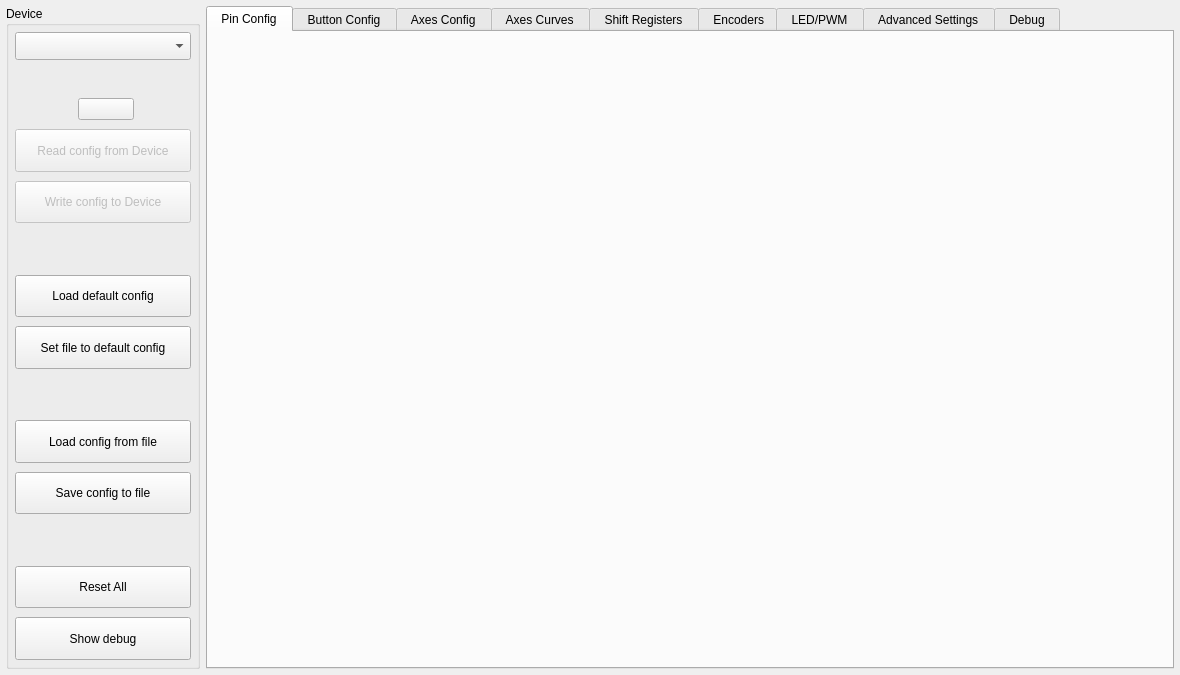
<?xml version="1.0" encoding="UTF-8"?>
<ui version="4.0">
 <class>MainWindow</class>
 <widget class="QMainWindow" name="MainWindow">
  <property name="geometry">
   <rect>
    <x>0</x>
    <y>0</y>
    <width>1180</width>
    <height>675</height>
   </rect>
  </property>
  <property name="minimumSize">
   <size>
    <width>900</width>
    <height>515</height>
   </size>
  </property>
  <property name="windowTitle">
   <string notr="true">FreeJoy QtConfigurator</string>
  </property>
  <widget class="QWidget" name="centralwidget">
   <layout class="QGridLayout" name="layoutG_MainLayout" rowstretch="10,1" columnstretch="1,5">
    <property name="leftMargin">
     <number>6</number>
    </property>
    <property name="topMargin">
     <number>6</number>
    </property>
    <property name="rightMargin">
     <number>6</number>
    </property>
    <property name="bottomMargin">
     <number>6</number>
    </property>
    <item row="1" column="0" colspan="2">
     <layout class="QVBoxLayout" name="layoutV_DebugWindow">
      <property name="spacing">
       <number>0</number>
      </property>
     </layout>
    </item>
    <item row="0" column="1">
     <widget class="QTabWidget" name="tabWidget">
      <property name="baseSize">
       <size>
        <width>0</width>
        <height>0</height>
       </size>
      </property>
      <property name="currentIndex">
       <number>0</number>
      </property>
      <widget class="QWidget" name="tab_PinConfig">
       <attribute name="title">
        <string> Pin Config </string>
       </attribute>
       <layout class="QVBoxLayout" name="layoutV_tabPinConfig">
        <property name="leftMargin">
         <number>0</number>
        </property>
        <property name="topMargin">
         <number>6</number>
        </property>
        <property name="rightMargin">
         <number>0</number>
        </property>
        <property name="bottomMargin">
         <number>0</number>
        </property>
       </layout>
      </widget>
      <widget class="QWidget" name="tab_ButtonConfig">
       <attribute name="title">
        <string> Button Config </string>
       </attribute>
       <layout class="QVBoxLayout" name="layoutV_tabButtonConfig">
        <property name="leftMargin">
         <number>0</number>
        </property>
        <property name="topMargin">
         <number>6</number>
        </property>
        <property name="rightMargin">
         <number>0</number>
        </property>
        <property name="bottomMargin">
         <number>0</number>
        </property>
       </layout>
      </widget>
      <widget class="QWidget" name="tab_AxesConfig">
       <attribute name="title">
        <string> Axes Config </string>
       </attribute>
       <layout class="QVBoxLayout" name="layoutV_tabAxesConfig">
        <property name="spacing">
         <number>0</number>
        </property>
        <property name="leftMargin">
         <number>0</number>
        </property>
        <property name="topMargin">
         <number>6</number>
        </property>
        <property name="rightMargin">
         <number>0</number>
        </property>
        <property name="bottomMargin">
         <number>0</number>
        </property>
       </layout>
      </widget>
      <widget class="QWidget" name="tab_AxesCurves">
       <attribute name="title">
        <string> Axes Curves </string>
       </attribute>
       <layout class="QVBoxLayout" name="layoutV_tabAxesCurvesConfig">
        <property name="spacing">
         <number>0</number>
        </property>
        <property name="leftMargin">
         <number>0</number>
        </property>
        <property name="topMargin">
         <number>6</number>
        </property>
        <property name="rightMargin">
         <number>0</number>
        </property>
        <property name="bottomMargin">
         <number>0</number>
        </property>
       </layout>
      </widget>
      <widget class="QWidget" name="tab_ShiftRegisters">
       <attribute name="title">
        <string> Shift Registers </string>
       </attribute>
       <layout class="QVBoxLayout" name="layoutV_tabShiftRegistersConfig">
        <property name="spacing">
         <number>0</number>
        </property>
        <property name="leftMargin">
         <number>0</number>
        </property>
        <property name="topMargin">
         <number>6</number>
        </property>
        <property name="rightMargin">
         <number>0</number>
        </property>
        <property name="bottomMargin">
         <number>0</number>
        </property>
       </layout>
      </widget>
      <widget class="QWidget" name="tab_Encoders">
       <attribute name="title">
        <string> Encoders</string>
       </attribute>
       <layout class="QVBoxLayout" name="layoutV_tabEncodersConfig">
        <property name="spacing">
         <number>0</number>
        </property>
        <property name="leftMargin">
         <number>0</number>
        </property>
        <property name="topMargin">
         <number>6</number>
        </property>
        <property name="rightMargin">
         <number>0</number>
        </property>
        <property name="bottomMargin">
         <number>0</number>
        </property>
       </layout>
      </widget>
      <widget class="QWidget" name="tab_LED">
       <attribute name="title">
        <string> LED/PWM </string>
       </attribute>
       <layout class="QVBoxLayout" name="layoutV_tabLedConfig">
        <property name="spacing">
         <number>0</number>
        </property>
        <property name="leftMargin">
         <number>0</number>
        </property>
        <property name="topMargin">
         <number>6</number>
        </property>
        <property name="rightMargin">
         <number>0</number>
        </property>
        <property name="bottomMargin">
         <number>0</number>
        </property>
       </layout>
      </widget>
      <widget class="QWidget" name="tab_AdvancedSettings">
       <attribute name="title">
        <string> Advanced Settings </string>
       </attribute>
       <layout class="QVBoxLayout" name="layoutV_tabAdvSettings">
        <property name="spacing">
         <number>0</number>
        </property>
        <property name="leftMargin">
         <number>0</number>
        </property>
        <property name="topMargin">
         <number>6</number>
        </property>
        <property name="rightMargin">
         <number>0</number>
        </property>
        <property name="bottomMargin">
         <number>0</number>
        </property>
       </layout>
      </widget>
      <widget class="QWidget" name="tab_Debug">
       <attribute name="title">
        <string> Debug </string>
       </attribute>
       <widget class="QPushButton" name="pushButton_TestButton">
        <property name="geometry">
         <rect>
          <x>10</x>
          <y>10</y>
          <width>71</width>
          <height>31</height>
         </rect>
        </property>
        <property name="text">
         <string notr="true">1</string>
        </property>
       </widget>
       <widget class="QPushButton" name="pushButton_TestButton_2">
        <property name="geometry">
         <rect>
          <x>10</x>
          <y>50</y>
          <width>71</width>
          <height>31</height>
         </rect>
        </property>
        <property name="text">
         <string>2</string>
        </property>
       </widget>
      </widget>
     </widget>
    </item>
    <item row="0" column="0">
     <widget class="QGroupBox" name="groupBox_4">
      <property name="minimumSize">
       <size>
        <width>0</width>
        <height>0</height>
       </size>
      </property>
      <property name="title">
       <string>Device</string>
      </property>
      <layout class="QGridLayout" name="gridLayout_7" rowstretch="0,0,0,0,0,0,0,0,0,0,0,0,0,0,0" columnstretch="0,0">
       <property name="leftMargin">
        <number>6</number>
       </property>
       <property name="topMargin">
        <number>6</number>
       </property>
       <property name="rightMargin">
        <number>6</number>
       </property>
       <property name="bottomMargin">
        <number>6</number>
       </property>
       <property name="horizontalSpacing">
        <number>6</number>
       </property>
       <property name="verticalSpacing">
        <number>9</number>
       </property>
       <item row="9" column="0" colspan="2">
        <widget class="QPushButton" name="pushButton_LoadFromFile">
         <property name="sizePolicy">
          <sizepolicy hsizetype="Minimum" vsizetype="Expanding">
           <horstretch>0</horstretch>
           <verstretch>0</verstretch>
          </sizepolicy>
         </property>
         <property name="minimumSize">
          <size>
           <width>165</width>
           <height>37</height>
          </size>
         </property>
         <property name="styleSheet">
          <string notr="true">height: 30px;</string>
         </property>
         <property name="text">
          <string>Load config from file</string>
         </property>
        </widget>
       </item>
       <item row="1" column="0" colspan="2">
        <widget class="QLabel" name="label_DeviceStatus">
         <property name="minimumSize">
          <size>
           <width>0</width>
           <height>20</height>
          </size>
         </property>
         <property name="styleSheet">
          <string notr="true"/>
         </property>
         <property name="text">
          <string/>
         </property>
         <property name="alignment">
          <set>Qt::AlignCenter</set>
         </property>
        </widget>
       </item>
       <item row="8" column="1">
        <spacer name="verticalSpacer_3">
         <property name="orientation">
          <enum>Qt::Vertical</enum>
         </property>
         <property name="sizeHint" stdset="0">
          <size>
           <width>20</width>
           <height>40</height>
          </size>
         </property>
        </spacer>
       </item>
       <item row="11" column="0" colspan="2">
        <widget class="QPushButton" name="pushButton_SaveToFile">
         <property name="sizePolicy">
          <sizepolicy hsizetype="Minimum" vsizetype="Expanding">
           <horstretch>0</horstretch>
           <verstretch>0</verstretch>
          </sizepolicy>
         </property>
         <property name="minimumSize">
          <size>
           <width>165</width>
           <height>37</height>
          </size>
         </property>
         <property name="styleSheet">
          <string notr="true">height: 30px;</string>
         </property>
         <property name="text">
          <string>Save config to file</string>
         </property>
        </widget>
       </item>
       <item row="13" column="0" colspan="2">
        <widget class="QPushButton" name="pushButton_ResetAllPins">
         <property name="sizePolicy">
          <sizepolicy hsizetype="Minimum" vsizetype="Expanding">
           <horstretch>0</horstretch>
           <verstretch>0</verstretch>
          </sizepolicy>
         </property>
         <property name="minimumSize">
          <size>
           <width>165</width>
           <height>37</height>
          </size>
         </property>
         <property name="styleSheet">
          <string notr="true">height: 30px;</string>
         </property>
         <property name="text">
          <string>Reset All</string>
         </property>
        </widget>
       </item>
       <item row="0" column="0" colspan="2">
        <widget class="CenteredCBox" name="comboBox_HidDeviceList">
         <property name="minimumSize">
          <size>
           <width>165</width>
           <height>26</height>
          </size>
         </property>
         <property name="styleSheet">
          <string notr="true">height: 22px;</string>
         </property>
        </widget>
       </item>
       <item row="12" column="1">
        <spacer name="verticalSpacer_2">
         <property name="orientation">
          <enum>Qt::Vertical</enum>
         </property>
         <property name="sizeHint" stdset="0">
          <size>
           <width>20</width>
           <height>40</height>
          </size>
         </property>
        </spacer>
       </item>
       <item row="5" column="1">
        <spacer name="verticalSpacer">
         <property name="orientation">
          <enum>Qt::Vertical</enum>
         </property>
         <property name="sizeHint" stdset="0">
          <size>
           <width>20</width>
           <height>40</height>
          </size>
         </property>
        </spacer>
       </item>
       <item row="2" column="1">
        <layout class="QHBoxLayout" name="horizontalLayout_3" stretch="1,1,1">
         <property name="spacing">
          <number>0</number>
         </property>
         <property name="rightMargin">
          <number>0</number>
         </property>
         <item>
          <spacer name="horizontalSpacer_9">
           <property name="orientation">
            <enum>Qt::Horizontal</enum>
           </property>
           <property name="sizeType">
            <enum>QSizePolicy::Preferred</enum>
           </property>
           <property name="sizeHint" stdset="0">
            <size>
             <width>40</width>
             <height>20</height>
            </size>
           </property>
          </spacer>
         </item>
         <item>
          <widget class="QPushButton" name="pushButton_Wiki">
           <property name="cursor">
            <cursorShape>PointingHandCursor</cursorShape>
           </property>
           <property name="styleSheet">
            <string notr="true"/>
           </property>
           <property name="text">
            <string/>
           </property>
           <property name="icon">
            <iconset resource="resources.qrc">
             <normaloff>:/Images/ST_wiki.png</normaloff>:/Images/ST_wiki.png</iconset>
           </property>
           <property name="iconSize">
            <size>
             <width>30</width>
             <height>30</height>
            </size>
           </property>
          </widget>
         </item>
         <item>
          <spacer name="horizontalSpacer_6">
           <property name="orientation">
            <enum>Qt::Horizontal</enum>
           </property>
           <property name="sizeType">
            <enum>QSizePolicy::Preferred</enum>
           </property>
           <property name="sizeHint" stdset="0">
            <size>
             <width>40</width>
             <height>20</height>
            </size>
           </property>
          </spacer>
         </item>
        </layout>
       </item>
       <item row="6" column="0" colspan="2">
        <widget class="QPushButton" name="pushButton_LoadDefaultConfig">
         <property name="sizePolicy">
          <sizepolicy hsizetype="Minimum" vsizetype="Expanding">
           <horstretch>0</horstretch>
           <verstretch>0</verstretch>
          </sizepolicy>
         </property>
         <property name="minimumSize">
          <size>
           <width>165</width>
           <height>37</height>
          </size>
         </property>
         <property name="styleSheet">
          <string notr="true">height: 30px;</string>
         </property>
         <property name="text">
          <string>Load default config</string>
         </property>
        </widget>
       </item>
       <item row="14" column="0" colspan="2">
        <widget class="QPushButton" name="pushButton_ShowDebug">
         <property name="sizePolicy">
          <sizepolicy hsizetype="Minimum" vsizetype="Expanding">
           <horstretch>0</horstretch>
           <verstretch>0</verstretch>
          </sizepolicy>
         </property>
         <property name="minimumSize">
          <size>
           <width>165</width>
           <height>37</height>
          </size>
         </property>
         <property name="styleSheet">
          <string notr="true">height: 30px;</string>
         </property>
         <property name="text">
          <string>Show debug</string>
         </property>
        </widget>
       </item>
       <item row="4" column="0" colspan="2">
        <widget class="QPushButton" name="pushButton_WriteConfig">
         <property name="enabled">
          <bool>false</bool>
         </property>
         <property name="sizePolicy">
          <sizepolicy hsizetype="Minimum" vsizetype="Expanding">
           <horstretch>0</horstretch>
           <verstretch>0</verstretch>
          </sizepolicy>
         </property>
         <property name="minimumSize">
          <size>
           <width>165</width>
           <height>37</height>
          </size>
         </property>
         <property name="styleSheet">
          <string notr="true">height: 30px;</string>
         </property>
         <property name="text">
          <string>Write config to Device</string>
         </property>
        </widget>
       </item>
       <item row="7" column="0" colspan="2">
        <widget class="QPushButton" name="pushButton_SetDefaultConfig">
         <property name="sizePolicy">
          <sizepolicy hsizetype="Minimum" vsizetype="Expanding">
           <horstretch>0</horstretch>
           <verstretch>0</verstretch>
          </sizepolicy>
         </property>
         <property name="minimumSize">
          <size>
           <width>165</width>
           <height>37</height>
          </size>
         </property>
         <property name="styleSheet">
          <string notr="true">height: 30px;</string>
         </property>
         <property name="text">
          <string>Set file to default config</string>
         </property>
        </widget>
       </item>
       <item row="3" column="0" colspan="2">
        <widget class="QPushButton" name="pushButton_ReadConfig">
         <property name="enabled">
          <bool>false</bool>
         </property>
         <property name="sizePolicy">
          <sizepolicy hsizetype="Minimum" vsizetype="Expanding">
           <horstretch>0</horstretch>
           <verstretch>0</verstretch>
          </sizepolicy>
         </property>
         <property name="minimumSize">
          <size>
           <width>165</width>
           <height>37</height>
          </size>
         </property>
         <property name="styleSheet">
          <string notr="true">height: 30px;</string>
         </property>
         <property name="text">
          <string>Read config from Device</string>
         </property>
        </widget>
       </item>
      </layout>
     </widget>
    </item>
   </layout>
  </widget>
 </widget>
 <customwidgets>
  <customwidget>
   <class>CenteredCBox</class>
   <extends>QComboBox</extends>
   <header>centered_cbox.h</header>
  </customwidget>
 </customwidgets>
 <resources>
  <include location="resources.qrc"/>
 </resources>
 <connections/>
</ui>
